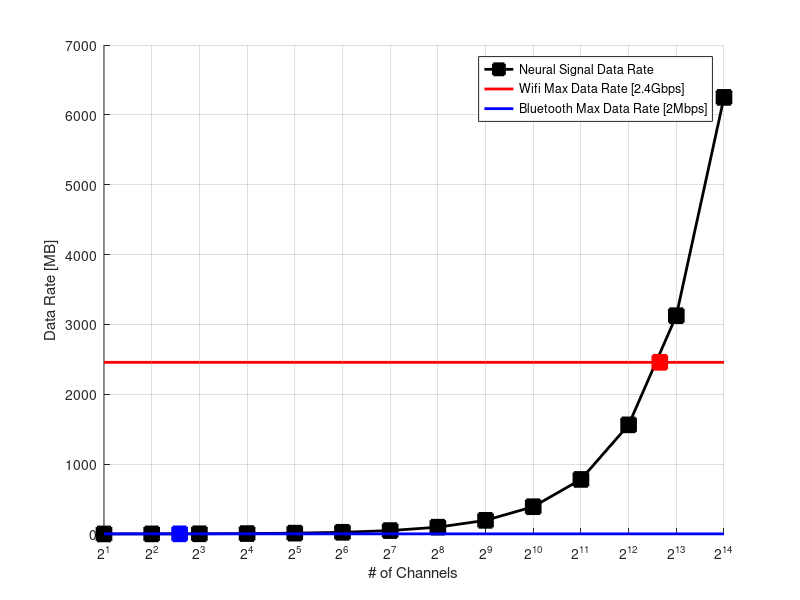

Write the MATLAB code that produced this figure.



single_ch = 16 * 25000;

Bluetooth_5 = 2 * 1024 * 1024;

Wifi_max = 2.4 * 1024 * 1024 * 1024;


ch_max = 14;
ch_range = 1:ch_max;

ch_num = bitshift(1,ch_range);

num = 1:ch_num(end);

B_idx = find(num*single_ch > Bluetooth_5,1);
W_idx = find(num*single_ch > Wifi_max,1);

figure;
set(gcf,'color','w');

hold on
plot(ch_num,single_ch*ch_num/(1024*1024), 'k-s', 'LineWidth',2,'MarkerSize',10','MarkerFaceColor','k');
plot(ch_num,ones(1,ch_max)*Wifi_max/(1024*1024), 'r-', 'LineWidth',2,'MarkerSize',10','MarkerFaceColor','r');
plot(ch_num,ones(1,ch_max)*Bluetooth_5/(1024*1024), 'b-','LineWidth',2,'MarkerSize',10','MarkerFaceColor','b');

plot(num(B_idx),single_ch*num(B_idx)/(1024*1024),'b-s', 'LineWidth',2,'MarkerSize',10','MarkerFaceColor','b');
plot(num(W_idx),single_ch*num(W_idx)/(1024*1024),'r-s', 'LineWidth',2,'MarkerSize',10','MarkerFaceColor','r');
hold off
grid on;
set(gca,'XScale','log')
xlabel('# of Channels');
for i = 1:ch_max
    xt{i} = ['2^{' num2str(ch_range(i)),'}'];
end
set(gca,'XTick',bitshift(1,ch_range))	% Y axis values going to be affected
set(gca,'XTickLabel',xt);	% Values goint to appear in above(YTick) places
ylabel('Data Rate [MB]')
legend({'Neural Signal Data Rate', 'Wifi Max Data Rate [2.4Gbps]', 'Bluetooth Max Data Rate [2Mbps]'});
xlim([ch_num(1) ch_num(end)]);
